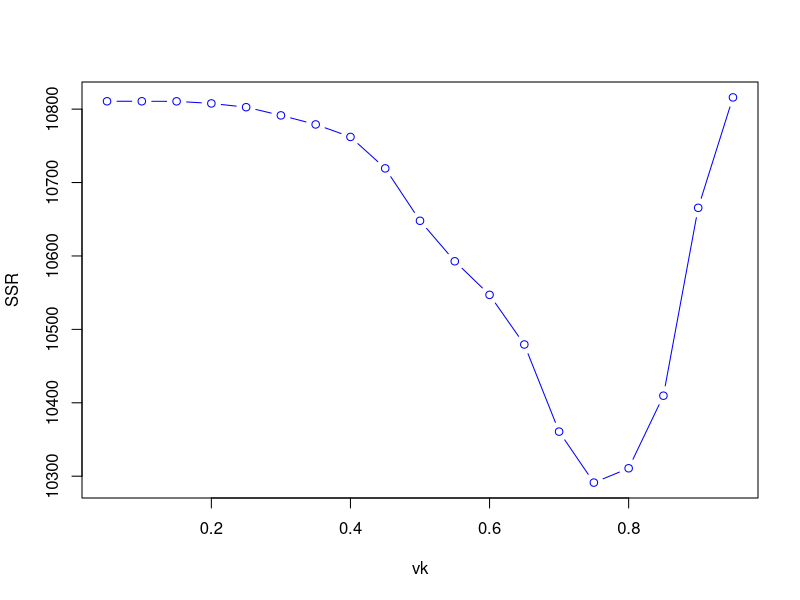

Generate this figure with R:
# http://www.r-bloggers.com/splines-opening-the-black-box/

library(splines)

# x = x values
# j = knot index
# n = degree
# K = knots
B = function(x,j,n,K) {
  b=0
  a1=a2=0
  if(((K[j+n+1]>K[j+1])&(j+n<=length(K))&(n>0))==TRUE) {
    a2=(K[j+n+1]-x)/(K[j+n+1]-K[j+1])*B(x,j+1,n-1,K)
  }
  if(((K[j+n]>K[j])&(n>0))==TRUE) {
    a1=(x-K[j])/(K[j+n]-K[j])*B(x,j,n-1,K)
  }
  if(n==0) {
    b=((x>K[j])&(x<=K[j+1]))*1
  }
  if(n>0) {
    b=a1+a2
  }
  return(b)
}

vk=seq(.05,.95,by=.05)

# sum of squared residuals
SSR=matrix(NA,length(vk))
for (i in 1:(length(vk))) {
  k=vk[i]
  K=min(cars$speed)+k*(max(cars$speed)-min(cars$speed))
  reg=lm(dist~bs(speed,knots=c(K),degree=2),data=cars)
  SSR[i]=sum(residuals(reg)^2)
}

# This shows that SSR is minimized at 0.75
plot(vk,SSR,type="b",col="blue")

print(summary(reg))
